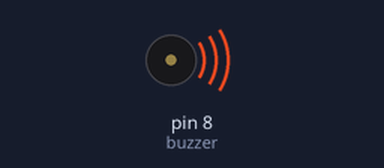
Bench run of a sketch on a simulated Arduino Uno, built with avr-gcc and run on an emulated ATmega328P. Parts: buzzer (waves = sounding).

Above: at 0.1 s.
At 14.9 s:
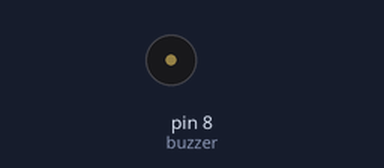
Timing chart, 0 to 16.4 s (numbered marks = the images above):
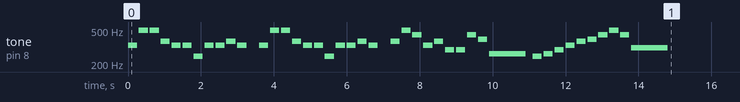

The sketch:

homeworkQ2.ino
```cpp
#include "pitches.h"

int buzzer=8;
                         //음계
int melody[] ={NOTE_E4,NOTE_B4,NOTE_B4,NOTE_FS4,NOTE_E4,NOTE_E4,
                NOTE_B3,NOTE_E4,NOTE_E4,NOTE_FS4,NOTE_E4,0,
                NOTE_E4,NOTE_B4,NOTE_B4,NOTE_FS4,NOTE_E4,NOTE_E4,
                NOTE_B3,NOTE_E4,NOTE_E4,NOTE_FS4,NOTE_E4,0,
                NOTE_FS4,NOTE_B4,NOTE_A4,NOTE_E4,NOTE_FS4,NOTE_D4,
                NOTE_D4,NOTE_A4,NOTE_G4,NOTE_C4,
                NOTE_B3,NOTE_C4,NOTE_D4,NOTE_E4,NOTE_FS4,NOTE_G4,
                NOTE_A4,NOTE_B4,NOTE_A4,NOTE_DS4
               };
                            //음의길이, 4 = 4분음표, 1.3 = 점2분음표
int noteDurations[] ={4,4,4,4,4,4,4,4,4,4,4,4,4,4,4,4,4,4,4,4,4,4,4,4,4,4,4,4,4,4,4,4,4,1.3,4,4,4,4,4,4,4,4,4,1.3};

void setup() {
  for(int thisNote =0; thisNote <44; thisNote++)
  {
    int noteDuration =1000 /noteDurations[thisNote];
    tone(buzzer, melody[thisNote], noteDuration);
    int pauseBetweenNotes =noteDuration *1.2;          //음표 구분 시간
    delay(pauseBetweenNotes);
    noTone(buzzer);
  }
}

void loop() {
}
```
